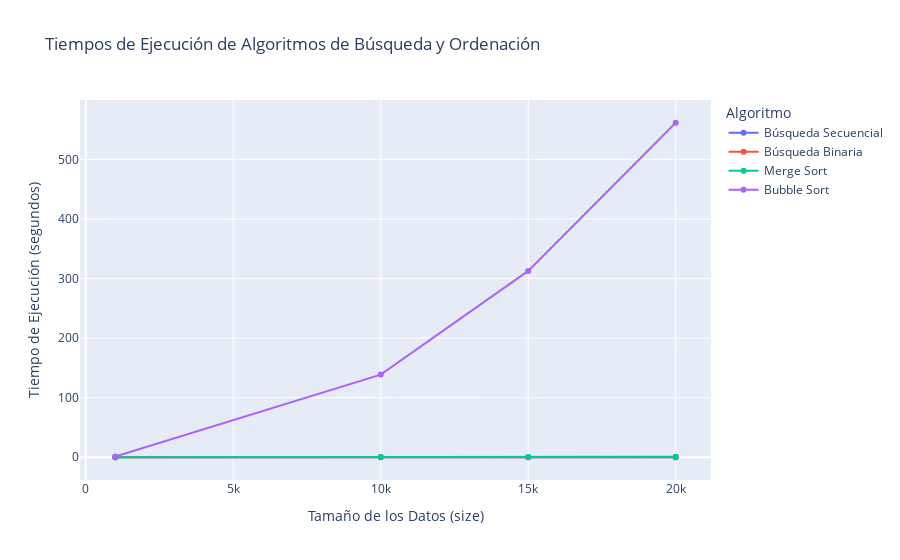

This figure's notebook cell:
### Code cell
import plotly.graph_objects as go
import pickle
# Supongamos que 'resultados' es la lista de diccionarios como la que mencionaste.
# Para cargar la variable desde el archivo
with open('mi_variable.pkl', 'rb') as archivo:
    mi_variable_cargada = pickle.load(archivo)

print(mi_variable_cargada)

resultados = mi_variable_cargada

# Extraemos los datos de tamaño y tiempo de ejecución de cada algoritmo
sizes = [d['size'] for d in resultados]
busqueda_secuencial_time = [d['busquedaSecuencial'][0] for d in resultados]
busqueda_binaria_time = [d['busquedaBinaria'][0] for d in resultados]
merge_sort_time = [d['mergeSort'][0] for d in resultados]
bubble_sort_time = [d['bubbleSort'][0] for d in resultados]

# Crear el gráfico
fig = go.Figure()

# Añadir las trazas de los algoritmos
fig.add_trace(go.Scatter(x=sizes, y=busqueda_secuencial_time, mode='lines+markers', name='Búsqueda Secuencial'))
fig.add_trace(go.Scatter(x=sizes, y=busqueda_binaria_time, mode='lines+markers', name='Búsqueda Binaria'))
fig.add_trace(go.Scatter(x=sizes, y=merge_sort_time, mode='lines+markers', name='Merge Sort'))
fig.add_trace(go.Scatter(x=sizes, y=bubble_sort_time, mode='lines+markers', name='Bubble Sort'))

# Títulos y etiquetas
fig.update_layout(
    title='Tiempos de Ejecución de Algoritmos de Búsqueda y Ordenación',
    xaxis_title='Tamaño de los Datos (size)',
    yaxis_title='Tiempo de Ejecución (segundos)',
    legend_title='Algoritmo'
)

# Mostrar el gráfico
fig.show()

### Figure 1 — Plotly figure (JSON) as saved in the notebook; plotly's stock layout.template omitted (floating-point values rounded to 4 significant figures)
{"data": [{"mode": "lines+markers", "name": "Búsqueda Secuencial", "type": "scatter", "x": [1000, 10000, 15000, 20000], "y": [0.001749, 0.009266, 0.01286, 0.01661]}, {"mode": "lines+markers", "name": "Búsqueda Binaria", "type": "scatter", "x": [1000, 10000, 15000, 20000], "y": [7.701e-05, 0.0001063, 9.298e-05, 0.0001006]}, {"mode": "lines+markers", "name": "Merge Sort", "type": "scatter", "x": [1000, 10000, 15000, 20000], "y": [0.03251, 0.3563, 0.5053, 0.7375]}, {"mode": "lines+markers", "name": "Bubble Sort", "type": "scatter", "x": [1000, 10000, 15000, 20000], "y": [1.223, 138.7, 312.8, 561.6]}], "layout": {"legend": {"title": {"text": "Algoritmo"}}, "title": {"text": "Tiempos de Ejecución de Algoritmos de Búsqueda y Ordenación"}, "xaxis": {"title": {"text": "Tamaño de los Datos (size)"}}, "yaxis": {"title": {"text": "Tiempo de Ejecución (segundos)"}}}}
